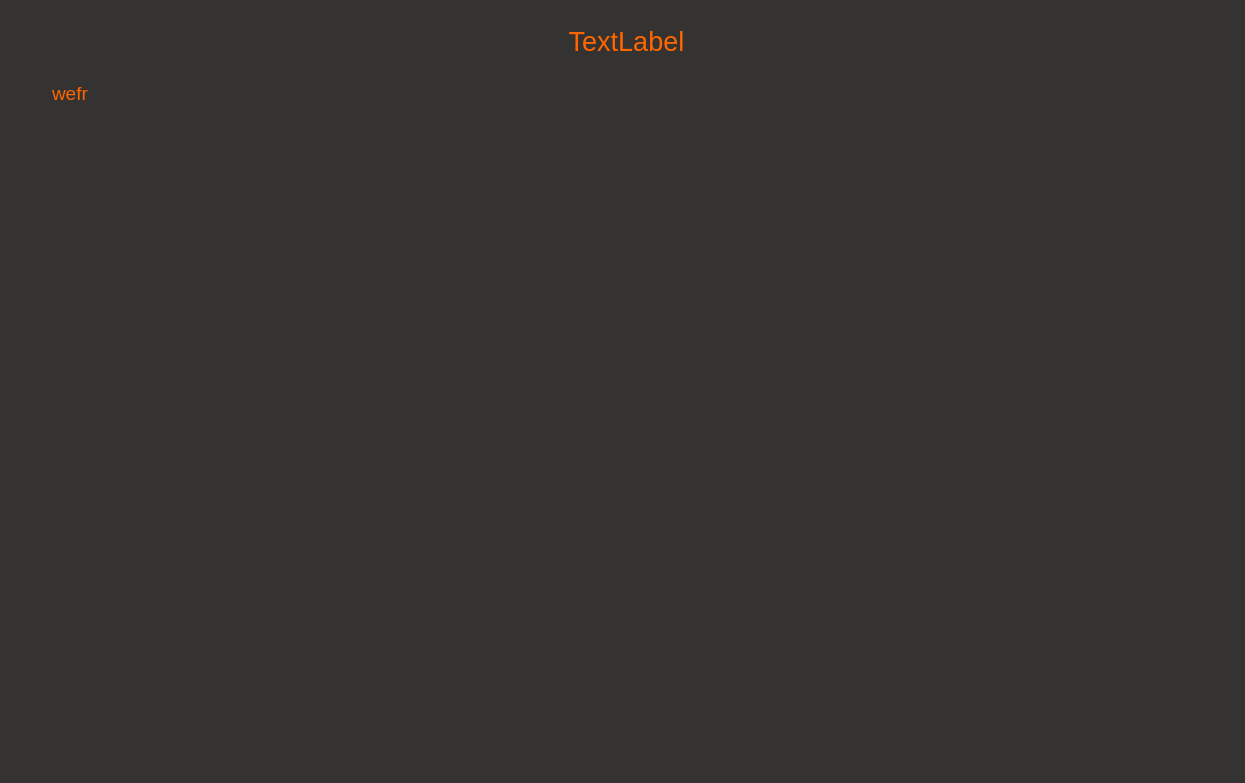
<?xml version="1.0" encoding="UTF-8"?>
<ui version="4.0">
 <class>Info_Form</class>
 <widget class="QWidget" name="Info_Form">
  <property name="geometry">
   <rect>
    <x>0</x>
    <y>0</y>
    <width>1245</width>
    <height>783</height>
   </rect>
  </property>
  <property name="windowTitle">
   <string>Характеристики</string>
  </property>
  <property name="styleSheet">
   <string notr="true">background-color: #353232</string>
  </property>
  <widget class="QLabel" name="lbl_name">
   <property name="geometry">
    <rect>
     <x>11</x>
     <y>11</y>
     <width>1231</width>
     <height>60</height>
    </rect>
   </property>
   <property name="font">
    <font>
     <pointsize>20</pointsize>
    </font>
   </property>
   <property name="styleSheet">
    <string notr="true">color: #FF6600;
 margin: 0 auto;
 margin-bottom: 10px;
margin-top: 10px</string>
   </property>
   <property name="text">
    <string>TextLabel</string>
   </property>
   <property name="alignment">
    <set>Qt::AlignCenter</set>
   </property>
  </widget>
  <widget class="QPlainTextEdit" name="text_info">
   <property name="geometry">
    <rect>
     <x>11</x>
     <y>78</y>
     <width>1231</width>
     <height>681</height>
    </rect>
   </property>
   <property name="font">
    <font>
     <pointsize>14</pointsize>
     <weight>50</weight>
     <bold>false</bold>
    </font>
   </property>
   <property name="layoutDirection">
    <enum>Qt::LeftToRight</enum>
   </property>
   <property name="styleSheet">
    <string notr="true">color: #FF6600;
margin: 0 auto;
margin-bottom: 10px</string>
   </property>
   <property name="locale">
    <locale language="Russian" country="Russia"/>
   </property>
   <property name="frameShape">
    <enum>QFrame::NoFrame</enum>
   </property>
   <property name="frameShadow">
    <enum>QFrame::Sunken</enum>
   </property>
   <property name="readOnly">
    <bool>true</bool>
   </property>
   <property name="plainText">
    <string>wefr</string>
   </property>
  </widget>
 </widget>
 <resources/>
 <connections/>
</ui>
